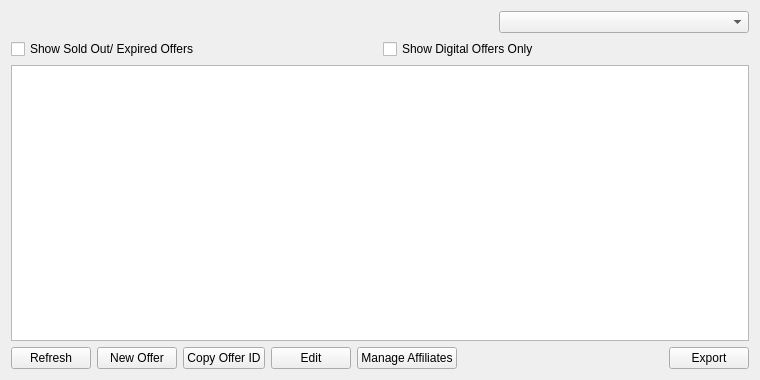
<?xml version="1.0" encoding="UTF-8"?>
<ui version="4.0">
 <class>MyOfferListPage</class>
 <widget class="QWidget" name="MyOfferListPage">
  <property name="geometry">
   <rect>
    <x>0</x>
    <y>0</y>
    <width>760</width>
    <height>380</height>
   </rect>
  </property>
  <property name="windowTitle">
   <string>My Offers</string>
  </property>
  <layout class="QVBoxLayout" name="verticalLayout">
   <item>
    <layout class="QHBoxLayout" name="horizontalLayout_2">
     <item>
      <widget class="QLabel" name="labelExplanation">
       <property name="textFormat">
        <enum>Qt::PlainText</enum>
       </property>
       <property name="wordWrap">
        <bool>true</bool>
       </property>
      </widget>
     </item>
     <item>
      <widget class="QComboBox" name="displayListAlias">
       <property name="maximumSize">
        <size>
         <width>250</width>
         <height>16777215</height>
        </size>
       </property>
      </widget>
     </item>
    </layout>
   </item>
   <item>
    <layout class="QHBoxLayout" name="horizontalLayout_3">
     <item>
      <widget class="QCheckBox" name="soldOutCheck">
       <property name="text">
        <string>Show Sold Out/ Expired Offers</string>
       </property>
      </widget>
     </item>
     <item>
      <widget class="QCheckBox" name="showDigitalOffers">
       <property name="text">
        <string>Show Digital Offers Only</string>
       </property>
      </widget>
     </item>
    </layout>
   </item>
   <item>
    <widget class="QTableView" name="tableView">
     <property name="contextMenuPolicy">
      <enum>Qt::CustomContextMenu</enum>
     </property>
     <property name="toolTip">
      <string/>
     </property>
     <property name="tabKeyNavigation">
      <bool>false</bool>
     </property>
     <property name="alternatingRowColors">
      <bool>true</bool>
     </property>
     <property name="selectionMode">
      <enum>QAbstractItemView::SingleSelection</enum>
     </property>
     <property name="selectionBehavior">
      <enum>QAbstractItemView::SelectRows</enum>
     </property>
     <property name="sortingEnabled">
      <bool>true</bool>
     </property>
     <attribute name="verticalHeaderVisible">
      <bool>false</bool>
     </attribute>
    </widget>
   </item>
   <item>
    <layout class="QHBoxLayout" name="horizontalLayout">
     <item>
      <widget class="QPushButton" name="refreshButton">
       <property name="maximumSize">
        <size>
         <width>16777215</width>
         <height>48</height>
        </size>
       </property>
       <property name="toolTip">
        <string>Refresh your list of offers</string>
       </property>
       <property name="text">
        <string>Refresh</string>
       </property>
      </widget>
     </item>
     <item>
      <widget class="QPushButton" name="newOffer">
       <property name="toolTip">
        <string>Create a new offer</string>
       </property>
       <property name="text">
        <string>New Offer</string>
       </property>
      </widget>
     </item>
     <item>
      <widget class="QPushButton" name="copyOffer">
       <property name="toolTip">
        <string>Copy the currently selected offer to the system clipboard</string>
       </property>
       <property name="text">
        <string>Copy Offer ID</string>
       </property>
      </widget>
     </item>
     <item>
      <widget class="QPushButton" name="editButton">
       <property name="toolTip">
        <string>Edit selected offer</string>
       </property>
       <property name="text">
        <string>Edit</string>
       </property>
      </widget>
     </item>
     <item>
      <widget class="QPushButton" name="whitelistButton">
       <property name="toolTip">
        <string>Manage affiliates for this offer</string>
       </property>
       <property name="text">
        <string>Manage Affiliates</string>
       </property>
      </widget>
     </item>
     <item>
      <spacer name="horizontalSpacer">
       <property name="orientation">
        <enum>Qt::Horizontal</enum>
       </property>
       <property name="sizeHint" stdset="0">
        <size>
         <width>40</width>
         <height>20</height>
        </size>
       </property>
      </spacer>
     </item>
     <item>
      <widget class="QPushButton" name="exportButton">
       <property name="toolTip">
        <string>Export the data in the current tab to a file</string>
       </property>
       <property name="text">
        <string>Export</string>
       </property>
      </widget>
     </item>
    </layout>
   </item>
  </layout>
 </widget>
 <resources>
  <include location="../presidentielcoin.qrc"/>
 </resources>
 <connections/>
</ui>
